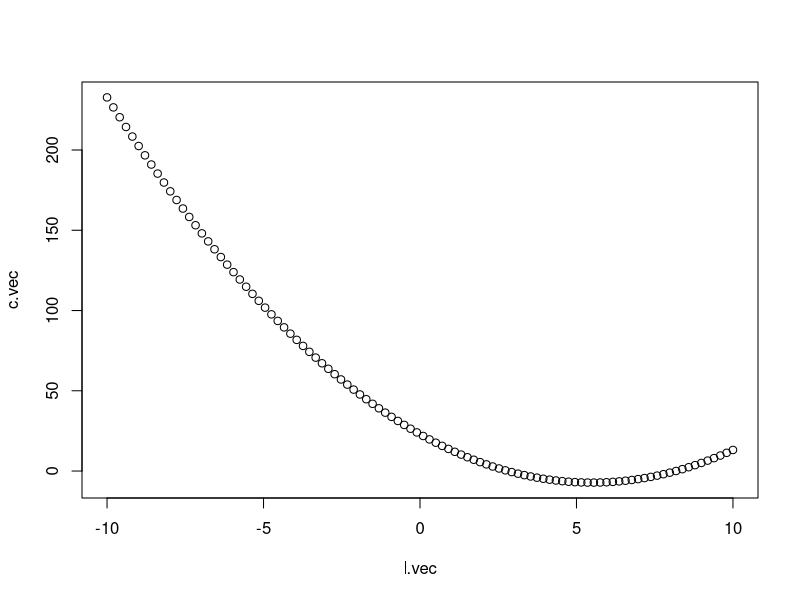
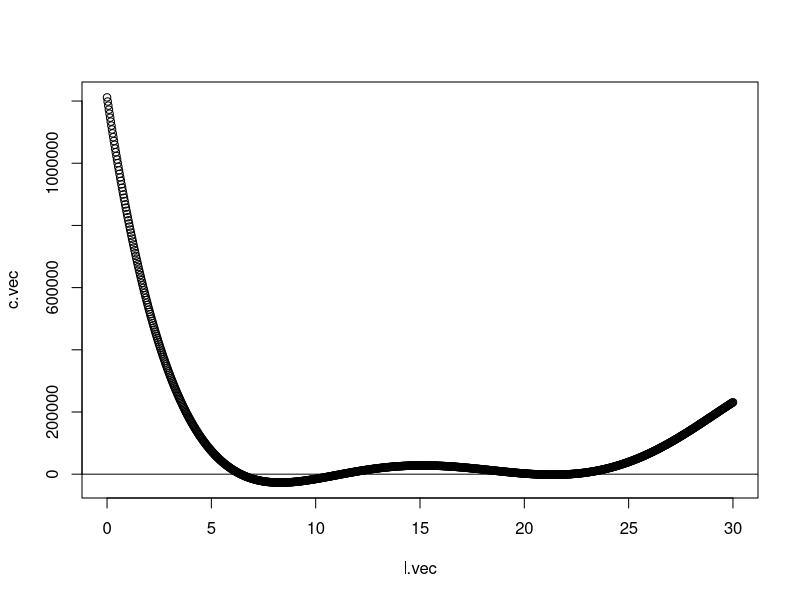

These charts were generated, in order, by the following R code: (Note: this script raises an error after producing the figures.)
c.fun = function(a.mat, lam){
  b.mat = a.mat - lam * diag(ncol(a.mat)) #diag : Identify Matrix 만드는 함수이며, square matrix인 a.mat과 동일한 길이의 matrix를 만들고자 한다.
  return(det(b.mat)) #최종 : det(A-lam*I)
}

x.mat = matrix(rnorm(10), 5, 2) #(5,2) matrix
a.mat = t(x.mat)%*%x.mat #A = X^TX 이며, t->transpose
#이젠 우리는 det(A-lam*I) = 0 이 되는 지점을 찾는 것이 목표.
my.eval.fun = function(){
  
}

## 임의의 벡터를 생성해서 변화하는 lambda에 따른 함수값 추정
l.vec = seq(-10,10,length.out = 100)
c.vec = NULL

for (lam in l.vec){
  c.vec = c(c.vec,c.fun(a.mat, lam))
}
#det(A-lam*I)는 (-1)^n*lam^n인데, n=2이므로 2차식이 형성된다.
plot(l.vec, c.vec)

######## 교수님 풀이
x.mat = matrix(rnorm(100), 20 ,5) #원래 5,2 차원
a.mat = t(x.mat)%*%x.mat
c.fun = function(a.mat, lam){
  return(det(a.mat-lam*diag(ncol(a.mat))))
}
c.fun(a.mat, 1) #확인
k =1000
l.vec = seq(0,30,length.out = k) #원래 -10,10
c.vec = l.vec * Inf
for (id in 1:k){
  c.vec[id] = c.fun(a.mat, l.vec[id])
}
plot(l.vec, c.vec); abline(h=0)

##0을 지나가는 지점이 2개 생길거고, [(a,b),(a,b)]로 저장하고 싶다(2*2) 행렬로
it.mat = matrix(0,2,2)
for (id in 1:99){
  if (c.vec[id] * c.vec[id+1] < 0){
    it.mat[id,] = c(l.vec[id], l.vec[id+1])
  }
}

## id로 인해 오류 발생 -> 해결
it.mat = NULL
for (id in 1:k-1){
  if (c.vec[id] * c.vec[id+1] < 0){
    it.mat = rbind(it.mat,c(l.vec[id], l.vec[id+1]))
  }
}


